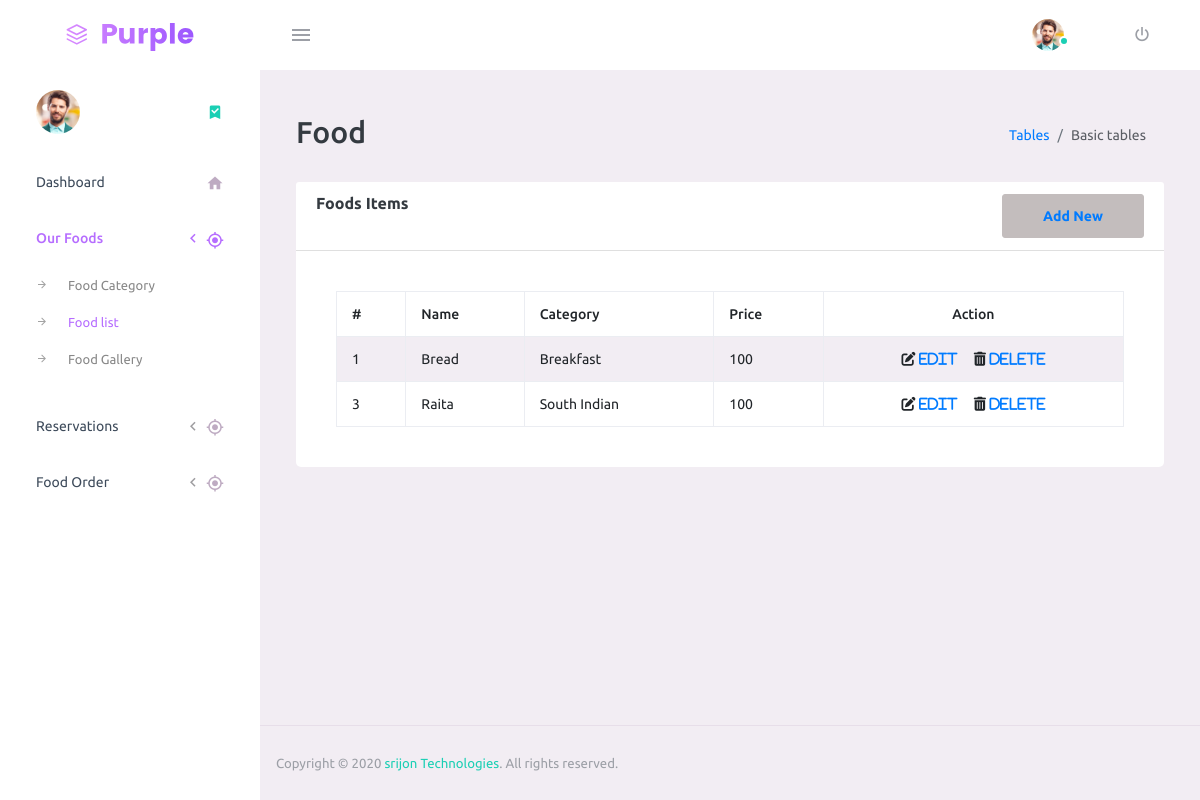
Screenshot of /admin/foodlist.php (signed in) with the database file from the repository.
### tables this page shows
CREATE TABLE `foodlist` (
  `id` int(11) NOT NULL,
  `name` text NOT NULL,
  `category_name` varchar(255) NOT NULL,
  `price` int(255) NOT NULL
);

### admin/foodlist.php (the view, shortened to what this page needs)
<!DOCTYPE html>
<html lang="en">
<head>
    <link rel="stylesheet" href="vendors/mdi/css/materialdesignicons.min.css">
    <link rel="stylesheet" href="vendors/css/vendor.bundle.base.css">
    <link rel="stylesheet" href="css/style.css">
</head>
<body>
    <div class="container-scroller">
        <?php
        include("include/header.php");
        ?>
        <div class="container-fluid page-body-wrapper">
            <?php
          include("Include/sidebar.php");
          ?>
            <div class="main-panel">
                <div class="content-wrapper">
                    <div class="page-header">
                        <h2> Food </h2>
                        <nav aria-label="breadcrumb">
                            <ol class="breadcrumb">
                                <li class="breadcrumb-item"><a href="#">Tables</a></li>
                                <li class="breadcrumb-item active" aria-current="page">Basic tables</li>
                            </ol>
                        </nav>
                    </div>
                    <div class="row mb-4">
                        <div class="col-md-12">
                            <div class="card mb-4">
                                <div class="card-header bg-white font-weight-bold">
                                    Foods Items
                                    <button type="submit" class="btn btn-secondary float-right customs-btn-bd"
                                        data-toggle="modal" data-target="#foodCategory">
                                        <a href="createfood.php"> Add New </a>
                                    </button>
                                </div>
                                <div class="card-body ">
                                    <table class="table table-striped">
                                    <?php
                    require_once "include/config.php";
                    $sql = "SELECT * FROM foodlist";
                    if($result = mysqli_query($mysqli, $sql)){
                        if(mysqli_num_rows($result) > 0){
                        ?>
                            <table class='table table-bordered table-striped'>
                            <thead>
                            <tr>
                                        <th>#</th>
                                        <th>Name</th>
                                        <th>Category</th>
                                        <th>Price</th>
                                        <th class="text-center">Action</th>
                                </tr>
                                </thead>
                                <tbody>
                                <?php
                                while($row = mysqli_fetch_array($result)){
                                ?>
                                    <tr>
                                        <td> <?php echo $row['id'] ?></td>
                                        <td> <?php echo $row['name'] ?></td>
                                        <td> <?php echo $row['category_name'] ?></td>
                                        <td> <?php echo $row['price'] ?></td>
                                        <td class="text-center">
                                            <i class='fas fa-edit'><a href='updatefood.php?id="<?php echo $row['id'] ?>"'> Edit</a></i>
                                            <i class='fas fa-trash-alt'><a href='deletefood.php?id="<?php echo $row['id'] ?>"'> Delete</a></i>
                                        </td>
                                    </tr>
                                <?php
                                }
                                ?>
                                </tbody>
                            </table>
                        <?php
                        } else{
                            echo "<p class='lead'><em>No records were found.</em></p>";
                        }
                    } else{
                        echo "ERROR: Could not able to execute $sql. " . mysqli_error($mysqli);
                    }
                    ?>
                                </div>
                            </div>
                        </div>
                    </div>
                </div>
                <?php
            include("Include/footer.php");
            ?>
            </div>
        </div>
    </div>
</body>
</html>

### rows the page displays
foodlist: id "1", name "Bread", category_name "Breakfast", price "100"
foodlist: id "3", name "Raita", category_name "South Indian", price "100"
